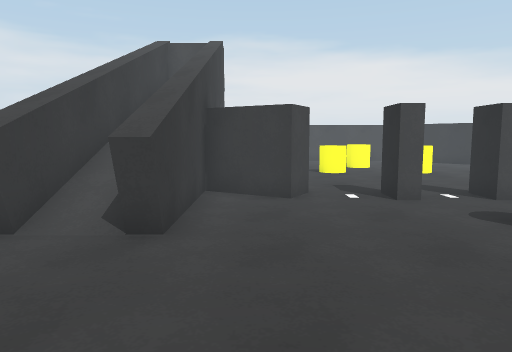
View 1 (above)

17 first-person views from a walk through a 3-D level made in the Unity game engine. The camera is 1.3 m above the floor, tilts 6° down and sees 70° across. The floor is counted in squares, 1 m on a side. Each view is taken from the middle of a square. On the plan, view 1 faces up. The plan holds only what a view shows up to about 15 squares ahead; the rest is blank. Surface patterns are stand-ins for the level's own textures.

View 2
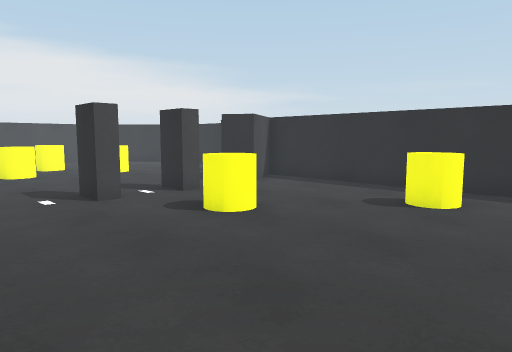

View 3
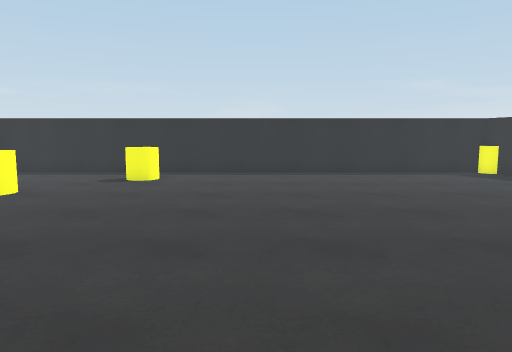

View 4
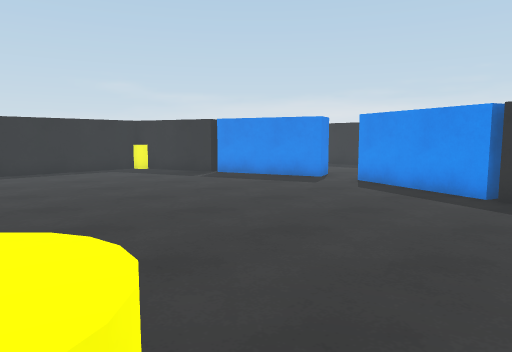

View 5
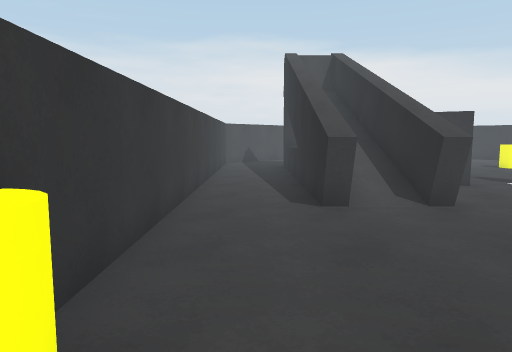

View 6
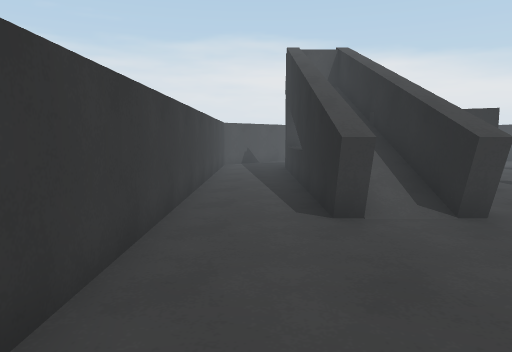

View 7
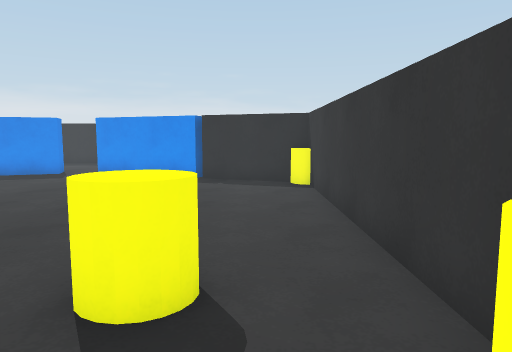

View 8
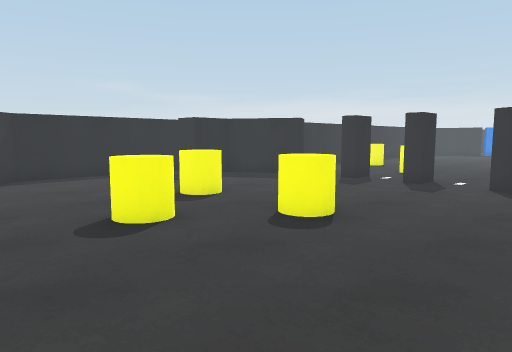

View 9
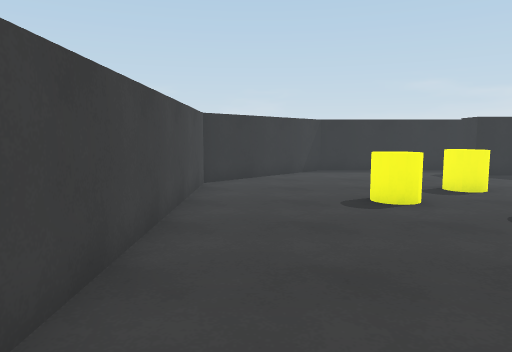

View 10
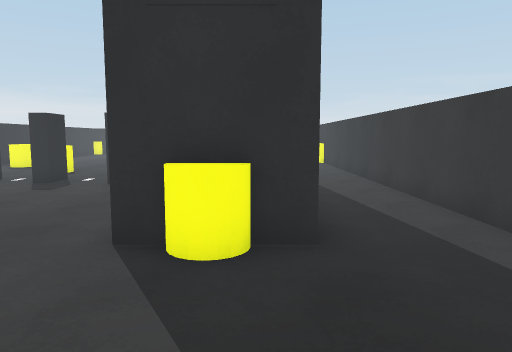

View 11
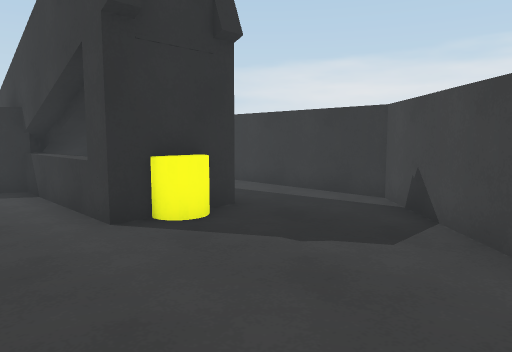

View 12
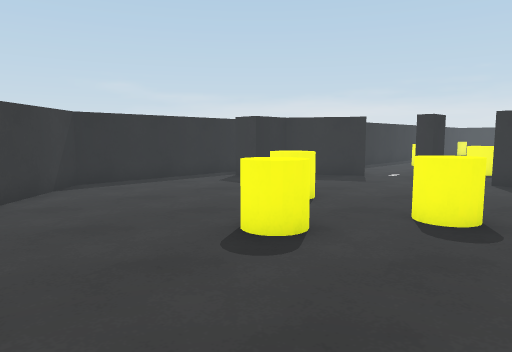

View 13
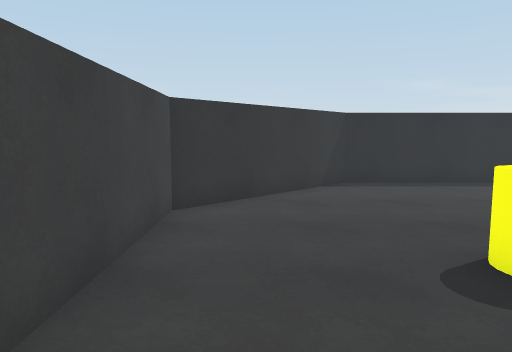

View 14
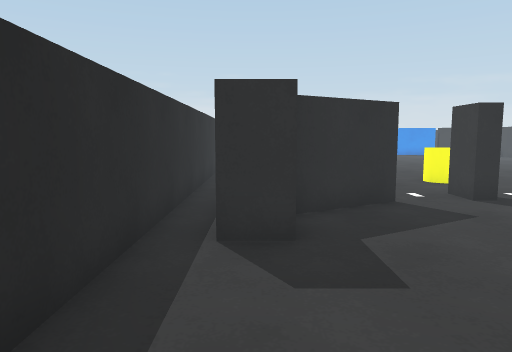

View 15
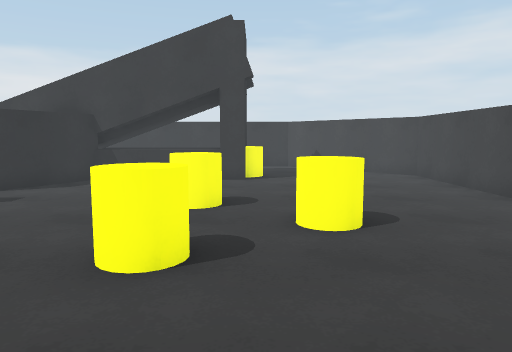

View 16
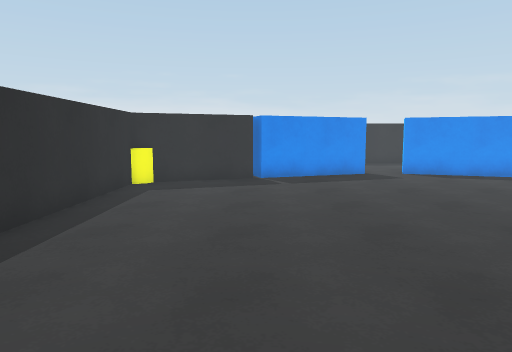

View 17
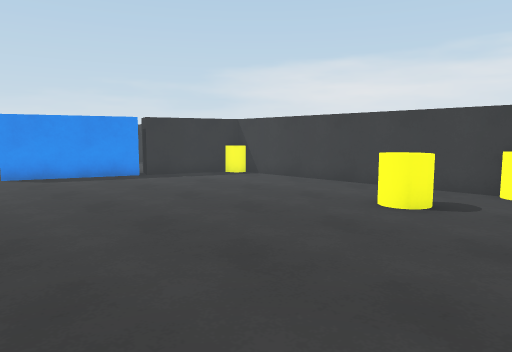

### Floor plan
Key: @ floor where view 1 was taken; # wall or solid block; . floor; = window, fence, low wall or low ledge; ^ raised ledge; C cylinder.
Columns run from 7 left of view 1 to 12 right of it. Each row starts with its distance up from view 1.
 21     ############
 20    ##..........##
 19   ##............##
 18  ##..............##
 17 ##................##
 16 #..........CC......#
 15 #...CC.............#
 14 #..#^^#...C..C.....#
 13 #..^^^^...C..C.....#
 12 #..^^^^............#
 11 #..=#^=..........#.#
 10 #..##^#.........##.#
  9 #..##^###......###.#
  8 #..#^^^##.#.#..#.#.#
  7 #..#^^^..........#.#
  6 #..#^^#....C.....#.#
  5 #..^^^^....CC....#.#
  4 #................#.#
  3 #.............CC.# #
  2 #.............CC.# #
  1 #................#
  0 #C.....@.........#
 -1 #C...............#
 -2 #..C.............#
 -3 #................#
 -4 #................#
 -5 #................#
 -6 #................#
 -7 #................#
 -8 #................#
 -9 #C..............C#
-10 ####..........####
-11    ###......###
-12     ##########

Where each view was taken, in squares from view 1:
view 1: 0 up, 0 right, facing up
view 2: 0 up, 0 right, facing up-right
view 3: 1 down, 4 left, facing right
view 4: 2 down, 5 left, facing down-right
view 5: 2 down, 5 left, facing up
view 6: 1 down, 5 left, facing up
view 7: 1 up, 5 left, facing down
view 8: 19 up, 1 left, facing down-right
view 9: 19 up, 3 left, facing right
view 10: 19 up, 3 left, facing down
view 11: 20 up, 1 right, facing down-left
view 12: 20 up, 1 right, facing down-right
view 13: 19 up, 1 right, facing right
view 14: 16 up, 10 right, facing down
view 15: 15 up, 10 right, facing left
view 16: 1 up, 6 right, facing down
view 17: 1 up, 3 right, facing down-left
